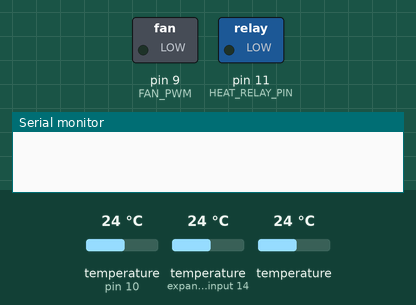
Simulated run of this program. Board: Arduino Pro Mini, built with avr-gcc and run on an emulated ATmega328P. Shown: switched loads named in the program (green lamp = pin HIGH), the last lines printed to the serial monitor. Inputs (shaded band) come from the test bench; at power-on: temperature (sensors on expander input 14, pin 10) 24 °C, temperature 24 °C.

Above: at 0.1 s.
At 11.4 s:
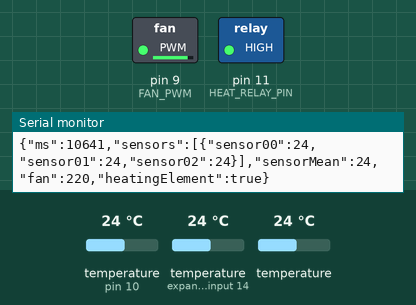
11.5 s: temperature (sensor on expander input 14) set to 34 °C
At 13.0 s:
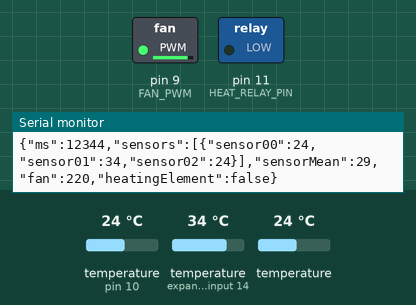
13.5 s: temperature (sensor on expander input 14) set to 35.1 °C
Timing chart, 0 to 16.5 s (numbered marks = the images above; inputs shaded):
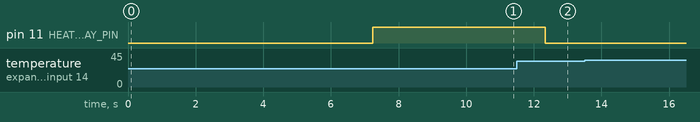

The program:

main.cpp
```cpp
/*
 * Heat Regulated Box
 *
 * This code works as a controller for box that is to keep its internal temperature stable.
 *
 * Author:        Hans Rasmussen
 * E-Mail:        angdeclo@gmail.com
 * Creation Date: 09/10/2020
 * Last Modified: 27/03/2021
 */


// ##########################################
// ##              Includes                ##
// ##########################################
#include <Arduino.h>
#include <OneWire.h>
#include <DallasTemperature.h>
#include "ArduinoJson.h"


// ##########################################
// ##               Settings               ##
// ##########################################
/*
 * This section defines the settings for the program, such as pin numbers and operation modi.
 * For tuning the device, one would change DESIRED_TEMPERATURE and TEMPERATURE_DEVIATION.
 * As the heating element is rather quick to heat up, but needs a lot of time to cool down,
 * the TEMPERATURE_OFFSET should be set to the difference between the wanted value and average measured value.
 * If the measured value is lower than the wanted, then TEMPERATURE_OFFSET needs to be positive.
*/

// Desired temperature in degrees celsius.
const double DESIRED_TEMPERATURE = 27;

// How much deviation (+-DESIRED_TEMPERATURE) is allowed before correcting.
const double TEMPERATURE_DEVIATION = 0.2;

// Offset from the desired temperature and average measured temperature, found by using the Graph_Plotter.py
const double TEMPERATURE_OFFSET = -0.4;

// Pin for onewire interface. The sensors are installed in series running without parasitic power.
#define ONE_WIRE_BUS 10

// Precision of the temperature sensor
// 09 equals a precision of 0.5C and measurement time <93.75ms
// 10 equals a precision of 0.25C and measurement time <187.5ms
// 11 equals a precision of 0.125C and measurement time <375ms
// 12 equals a precision of 0.0625C and measurement time <750ms
#define TEMPERATURE_PRECISION 12

// Pin on which to run the PWM for the motor controller in charge of the fan. The H-bridge is hard-wired.
#define FAN_PWM 9

// Pin controlling the relay in charge of the heating element.
#define HEAT_RELAY_PIN 11


// ##########################################
// ##   Objects and Function Declaraions   ##
// ##########################################

// Onewire initialization and sensor setup
OneWire oneWire(10);  // on pin 10 (a 4.7K resistor is necessary)
DallasTemperature sensors(&oneWire);

// Addresses for the sensors
DeviceAddress sensor0 = {0x28, 0x69, 0xA1, 0x69, 0x35, 0x19, 0x01, 0x5D};
DeviceAddress sensor1 = {0x28, 0xD5, 0x55, 0x6B, 0x35, 0x19, 0x01, 0x99};
DeviceAddress sensor2 = {0x28, 0x96, 0x5F, 0xE3, 0x22, 0x20, 0x01, 0x62};

// Function that takes over the main loop and gives full control of the device.
void debugMode();

// Function to read out onewire addresses
void printAddress(DeviceAddress deviceAddress);

// Function to print the temperature for a onewire device
void printTemperature(DeviceAddress deviceAddress);

// Function to print the address and temperature for a onewire device
void printData(DeviceAddress deviceAddress);

// Function which searches the OneWire bus and prints results
uint8_t findDevices(int pin);


// ##########################################
// ##           Global Variables           ##
// ##########################################
/*
 * This section contains the global variables. It would be a good idea to change these global variables to local ones in the future, but they're here now.
*/

bool relay_state = false;   // Bool which saves the current state of the relay, mostly for logging purposes.
uint8_t fan_value = 220;    // Value to be used when changin the fan speed, as it makes sure the correct value is logged later.
const double temperature_setpoint = DESIRED_TEMPERATURE + TEMPERATURE_OFFSET;


// ##########################################
// ##                Setup                 ##
// ##########################################
void setup()
{
  // Initializations //

  // Delay to allow us to turn on any logging scripts that we might have.
  delay(5000);

  // ==== Serial ====
  Serial.begin(9600);
  Serial.print("Serial initialized!\n\n");


  // ==== OneWire sensors ====
  Serial.print("Initializing OneWire sensors...\n");
  sensors.begin();

  // locate devices on the bus
  Serial.print("Locating devices...");
  Serial.print("Found ");
  Serial.print(sensors.getDeviceCount(), DEC);
  Serial.println(" devices.");

  // report parasite power requirements
  Serial.print("Parasitic power is: ");
  if (sensors.isParasitePowerMode())
  {
    Serial.println("ON");
  }
  else
  {
    Serial.println("OFF");
  }

  // show the addresses we found on the bus
  Serial.print("Device 0 Address: ");
  printAddress(sensor0);
  Serial.println();
  Serial.print("Device 0 Description: Inside, low\n");

  Serial.print("Device 1 Address: ");
  printAddress(sensor1);
  Serial.println();
  Serial.print("Device 1 Description: Inside, high\n");

  Serial.print("Device 2 Address: ");
  printAddress(sensor2);
  Serial.println();
  Serial.print("Device 1 Description: Outside, reference\n");

  // set the resolution to 12 bit per device, this results in <750ms reading time per sensor with resolution 0.0625C
  sensors.setResolution(sensor0, TEMPERATURE_PRECISION);
  sensors.setResolution(sensor1, TEMPERATURE_PRECISION);
  sensors.setResolution(sensor2, TEMPERATURE_PRECISION);

  Serial.print("Device 0 Resolution: ");
  Serial.print(sensors.getResolution(sensor0), DEC);
  Serial.println();

  Serial.print("Device 1 Resolution: ");
  Serial.print(sensors.getResolution(sensor1), DEC);
  Serial.println();

  Serial.print("Device 2 Resolution: ");
  Serial.print(sensors.getResolution(sensor2), DEC);
  Serial.println();
  Serial.println("OneWire sensors initialized!");
  Serial.println();

  // ==== Fan Control ====
  // Initialize PWM pin as PWM output
  pinMode(FAN_PWM, OUTPUT);

  // ==== Heat Relay Control ====
  // Initialize IO pin as output
  pinMode(HEAT_RELAY_PIN, OUTPUT);

  // Give advice on how to enter debugging more, and wait a second so the user will have chance to read it.
  Serial.println("For debugMode please press anykey.");
  Serial.println();
  delay(1000);

  // Turn on the fan. For now we'll just keep it constant.
  analogWrite(FAN_PWM, fan_value);

}


// ##########################################
// ##                 Main                 ##
// ##########################################
void loop()
{
  // Check if the user wants to enter debugmode
  if (Serial.available() > 0)
  {
     debugMode();
  }

  // Read all the sensors, and find the mean of the inside sensors.
  sensors.requestTemperatures();
  float tempC_S0 = sensors.getTempC(sensor0);
  float tempC_S1 = sensors.getTempC(sensor1);
  float tempC_S2 = sensors.getTempC(sensor2);
  float tempC_mean = ((tempC_S0+tempC_S1)/2);

  // This is the actual control algorithm.
  // For now it simply turns the heating element on when the temperature falls below a deviation defined by the user,
  // and turns it off again once it surpasses this same deviation
  if (tempC_mean <= (temperature_setpoint - TEMPERATURE_DEVIATION))
  {
    digitalWrite(HEAT_RELAY_PIN, HIGH);
    relay_state = true;
  }
  else if (tempC_mean >= (temperature_setpoint + TEMPERATURE_DEVIATION))
  {
    digitalWrite(HEAT_RELAY_PIN, LOW);
    relay_state = false;
  }

  // Debugging and logging - Creates a JSON document and sends it over Serial
  // This piece of code is mostly autogenerated using the ArduinoJson Assistant: https://arduinojson.org/v6/assistant/
  // The following piece of JSON is used in step 2:
  /*
  {
  "ms": 1000000,
  "sensors": [
  {
    "sensor01": 00.000,
    "sensor02": 00.000,
    "sensor03": 00.000
  }
  ],
  "sensorMean": 00.000,
  "fan": 255,
  "heatingElement": 0
  }
  */
  StaticJsonDocument<96> doc;

  doc["ms"] = millis();
  JsonObject sensors_0 = doc["sensors"].createNestedObject();
  sensors_0["sensor00"] = tempC_S0;
  sensors_0["sensor01"] = tempC_S1;
  sensors_0["sensor02"] = tempC_S2;
  doc["sensorMean"] = tempC_mean;
  doc["fan"] = fan_value;
  doc["heatingElement"] = relay_state;

  serializeJson(doc, Serial);
  Serial.println();
}


// ##########################################
// ##               Functions              ##
// ##########################################

// Function that takes over the main loop and gives full control of the device.
void debugMode()
{
  int debugmode_enabled = true;
  char rx_byte = 0;

  // Clear any input we might have
  if (Serial.available() > 0)
  {
    rx_byte = Serial.read();
  }

  // Print the table of choices, read the input, and decide on what to do
  while (debugmode_enabled)
  {
    Serial.println("\nCommands:\n");
    Serial.println("\t1 - Read temperature\n");
    Serial.println("\t2 - Set PWM\n");
    Serial.println("\t3 - Change relay state to on\n");
    Serial.println("\t4 - Change relay state to off\n");
    Serial.println("\t5 - Scan for OneWire sensors\n");
    Serial.println("\t0 - Exit debugMode and return to normal operation\n");
    Serial.println("Choice: ");

    // Wait for user input
    while(Serial.available() == 0)
    {
      delay(100);
    }

    // Once the user has sent a command, read and save it. This does not actually need an if-stament, but I like making safeties.
    if (Serial.available() > 0)     // is a character available?
    {
      rx_byte = Serial.read();      // get the character
      Serial.print(rx_byte);
      Serial.print("\n");

      // check whether the recieved byte was valid, and execute the command
      if (rx_byte == '1')
      {
        Serial.println("\nReading temperature sensors. Press anykey to return.");
        bool read_temp = 1;
        while (read_temp)
        {
          sensors.requestTemperatures();
          printData(sensor0);
          printData(sensor1);
          printData(sensor2);
          Serial.println();

          // Checks for a character so that we can break free of this while loop
          char rx_byte_alt = 0;
          if (Serial.available() > 0)         // is a character available?
          {
            rx_byte_alt = Serial.read();      // get the character
            read_temp = 0;
          }
        }
      }
      else if (rx_byte == '2')
      {
        char rx_byte_alt = 0;
        String rx_str_alt = "";
        bool read_str = 1;

        Serial.print("\nPlease input PWM between 100 to 255: ");

        while (read_str)
        {
          if (Serial.available() > 0)         // is a character available?
          {
            rx_byte_alt = Serial.read();      // get the character

            if (rx_byte_alt != '\n')
            {
              // a character of the string was received
              rx_str_alt += rx_byte_alt;
              Serial.print(rx_byte_alt);
            }
            else
            {
              Serial.print("\nSetting pwm to ");
              Serial.println(rx_str_alt.toInt());
              Serial.println();
              Serial.println();
              analogWrite(FAN_PWM, rx_str_alt.toInt());
              read_str = 0;
            }
          }
        }
      }
      else if (rx_byte == '3')
      {
        Serial.println("\nTurning on the relay...");
        digitalWrite(HEAT_RELAY_PIN, HIGH);
      }
      else if (rx_byte == '4')
      {
        Serial.println("\nTurning off the relay...");
        digitalWrite(HEAT_RELAY_PIN, LOW);
      }
      else if (rx_byte == '5')
      {
        findDevices(ONE_WIRE_BUS);
        Serial.println("\n//\n// End oneWireSearch.ino //");
        Serial.println();
      }
      else if (rx_byte == '0')
      {
        debugmode_enabled = false;
      }
      else
      {
        Serial.println("Command not recognized!");
      }
    }
  }

}


// function to print a device address
void printAddress(DeviceAddress deviceAddress)
{
  for (uint8_t i = 0; i < 8; i++)
  {
    if (deviceAddress[i] < 16) Serial.print("0");
    Serial.print(deviceAddress[i], HEX);
    Serial.print(" ");
  }
}


// function to print the temperature for a device
void printTemperature(DeviceAddress deviceAddress)
{
  float tempC = sensors.getTempC(deviceAddress);
  if(tempC == DEVICE_DISCONNECTED_C)
  {
    Serial.println("Error: Could not read temperature data");
    return;
  }
  Serial.print("Temp C: ");
  Serial.print(tempC);
  Serial.print(" Temp F: ");
  Serial.print(DallasTemperature::toFahrenheit(tempC));
}


// main function to print information about a device
void printData(DeviceAddress deviceAddress)
{
  Serial.print("Device Address: ");
  printAddress(deviceAddress);
  Serial.print(" ");
  printTemperature(deviceAddress);
  Serial.println();
}


// Function which searches the OneWire bus and prints results
uint8_t findDevices(int pin)
{
  OneWire ow(pin);

  uint8_t address[8];
  uint8_t count = 0;


  if (ow.search(address))
  {
    Serial.print("\nuint8_t pin");
    Serial.print(pin, DEC);
    Serial.println("[][8] = {");
    do {
      count++;
      Serial.println("  {");
      for (uint8_t i = 0; i < 8; i++)
      {
        Serial.print("0x");
        if (address[i] < 0x10) Serial.print("0");
        Serial.print(address[i], HEX);
        if (i < 7) Serial.print(", ");
      }
      Serial.println("  },");
    } while (ow.search(address));

    Serial.println("};");
    Serial.print("// nr devices found: ");
    Serial.println(count);
  }
  return count;
}
```

Measured:
- after the input at 11.5 s, pin 11 (HEAT_RELAY_PIN): HIGH → LOW after 0.84 s
